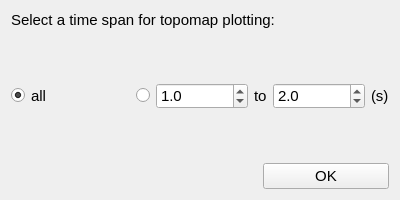
<?xml version="1.0" encoding="UTF-8"?>
<ui version="4.0">
 <class>Form</class>
 <widget class="QWidget" name="Form">
  <property name="windowModality">
   <enum>Qt::ApplicationModal</enum>
  </property>
  <property name="geometry">
   <rect>
    <x>0</x>
    <y>0</y>
    <width>400</width>
    <height>200</height>
   </rect>
  </property>
  <property name="maximumSize">
   <size>
    <width>400</width>
    <height>200</height>
   </size>
  </property>
  <property name="windowTitle">
   <string>Select time span for topomap</string>
  </property>
  <layout class="QHBoxLayout" name="horizontalLayout_4">
   <item>
    <layout class="QVBoxLayout" name="verticalLayout">
     <item>
      <layout class="QHBoxLayout" name="horizontalLayout_3">
       <item>
        <widget class="QLabel" name="label">
         <property name="font">
          <font>
           <pointsize>11</pointsize>
          </font>
         </property>
         <property name="text">
          <string>Select a time span for topomap plotting:</string>
         </property>
         <property name="textFormat">
          <enum>Qt::AutoText</enum>
         </property>
         <property name="wordWrap">
          <bool>true</bool>
         </property>
        </widget>
       </item>
       <item>
        <layout class="QVBoxLayout" name="verticalLayout_2"/>
       </item>
      </layout>
     </item>
     <item>
      <layout class="QHBoxLayout" name="horizontalLayout_2">
       <item>
        <widget class="QRadioButton" name="all_btn">
         <property name="font">
          <font>
           <pointsize>11</pointsize>
          </font>
         </property>
         <property name="text">
          <string/>
         </property>
         <property name="checked">
          <bool>true</bool>
         </property>
        </widget>
       </item>
       <item>
        <widget class="QLabel" name="label_4">
         <property name="font">
          <font>
           <pointsize>11</pointsize>
          </font>
         </property>
         <property name="text">
          <string>all</string>
         </property>
        </widget>
       </item>
       <item>
        <spacer name="horizontalSpacer_2">
         <property name="font">
          <font>
           <pointsize>11</pointsize>
          </font>
         </property>
         <property name="orientation">
          <enum>Qt::Horizontal</enum>
         </property>
         <property name="sizeHint" stdset="0">
          <size>
           <width>40</width>
           <height>20</height>
          </size>
         </property>
        </spacer>
       </item>
       <item>
        <widget class="QRadioButton" name="span_btn">
         <property name="font">
          <font>
           <pointsize>11</pointsize>
          </font>
         </property>
         <property name="text">
          <string/>
         </property>
        </widget>
       </item>
       <item>
        <widget class="QDoubleSpinBox" name="x1">
         <property name="sizePolicy">
          <sizepolicy hsizetype="Fixed" vsizetype="Fixed">
           <horstretch>0</horstretch>
           <verstretch>0</verstretch>
          </sizepolicy>
         </property>
         <property name="font">
          <font>
           <pointsize>11</pointsize>
          </font>
         </property>
         <property name="styleSheet">
          <string notr="true">QDoubleSpinBox {
    min-width: 70px;
}</string>
         </property>
         <property name="decimals">
          <number>1</number>
         </property>
         <property name="maximum">
          <double>10000.000000000000000</double>
         </property>
         <property name="value">
          <double>1.000000000000000</double>
         </property>
        </widget>
       </item>
       <item>
        <widget class="QLabel" name="label_3">
         <property name="font">
          <font>
           <pointsize>11</pointsize>
          </font>
         </property>
         <property name="text">
          <string>to</string>
         </property>
        </widget>
       </item>
       <item>
        <widget class="QDoubleSpinBox" name="x2">
         <property name="font">
          <font>
           <pointsize>11</pointsize>
          </font>
         </property>
         <property name="styleSheet">
          <string notr="true">QDoubleSpinBox {
    min-width: 70px;
}</string>
         </property>
         <property name="decimals">
          <number>1</number>
         </property>
         <property name="maximum">
          <double>10000.000000000000000</double>
         </property>
         <property name="value">
          <double>2.000000000000000</double>
         </property>
        </widget>
       </item>
       <item>
        <widget class="QLabel" name="label_5">
         <property name="font">
          <font>
           <pointsize>11</pointsize>
          </font>
         </property>
         <property name="text">
          <string>(s)</string>
         </property>
        </widget>
       </item>
      </layout>
     </item>
     <item>
      <layout class="QHBoxLayout" name="horizontalLayout" stretch="2,1">
       <item>
        <spacer name="horizontalSpacer">
         <property name="font">
          <font>
           <pointsize>11</pointsize>
          </font>
         </property>
         <property name="orientation">
          <enum>Qt::Horizontal</enum>
         </property>
         <property name="sizeHint" stdset="0">
          <size>
           <width>40</width>
           <height>20</height>
          </size>
         </property>
        </spacer>
       </item>
       <item>
        <widget class="QPushButton" name="ok_btn">
         <property name="font">
          <font>
           <pointsize>11</pointsize>
          </font>
         </property>
         <property name="text">
          <string>OK</string>
         </property>
        </widget>
       </item>
      </layout>
     </item>
    </layout>
   </item>
  </layout>
 </widget>
 <resources/>
 <connections/>
</ui>
